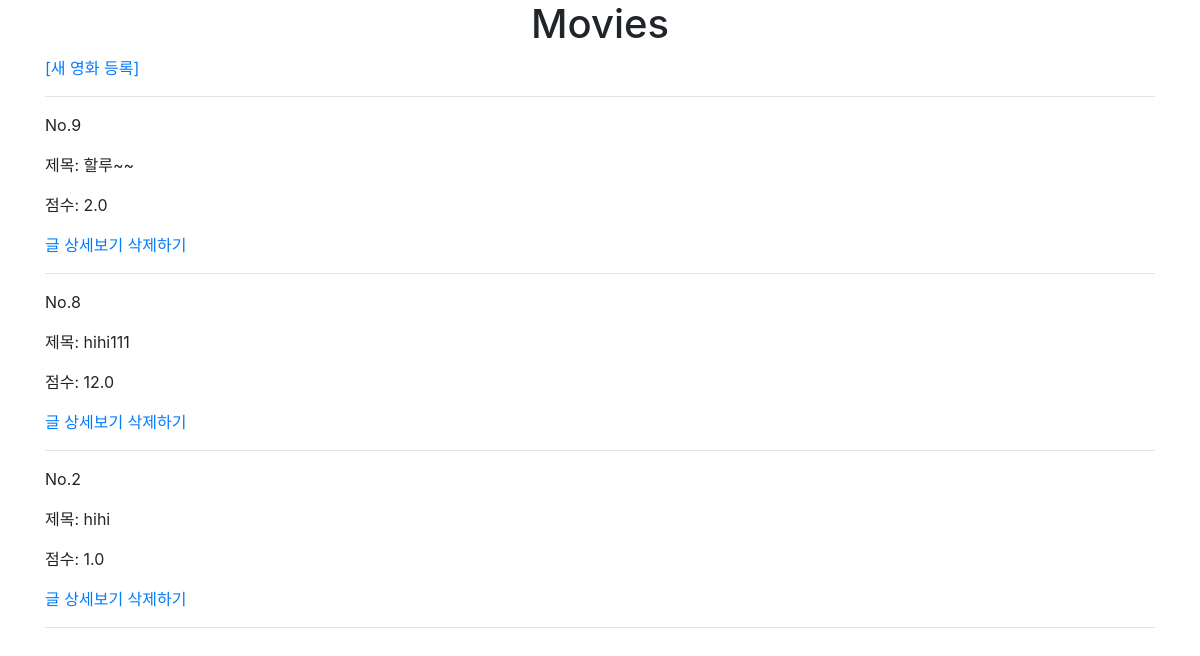
Page /movies/ on the committed database.
### movie/models.py (models this page shows)
class Movie(models.Model):
    title = models.CharField(max_length=20)
    title_en = models.CharField(max_length=30)
    audience = models.IntegerField()
    open_date = models.DateTimeField()
    genre = models.CharField(max_length=20)
    watch_grade = models.CharField(max_length=20)
    score = models.FloatField()
    poster_url = models.TextField()
    description = models.TextField()

### movie/views.py (the view)
# urls.py: path('',views.index, name='index'),
def index(request):
    movie = Movie.objects.all()[::-1]
    return render(request,'movie/index.html',{'movie':movie})

### movie/templates/movie/index.html (shortened to what this page needs)
{% extends 'movie/base.html'%}
{% block body %}
<H1 class="text-center">Movies</H1>
<a href="{% url 'movie:create' %}">[새 영화 등록]</a>
<hr>
{% for movie in movie %}
<p>No.{{ movie.pk }}</p>
<p>제목: {{movie.title}}</p>
<p>점수: {{movie.score}}</p>
<a href="{% url 'movie:detail' movie.pk %}">글 상세보기</a>
<a href="{% url 'movie:delete' movie.pk %}">삭제하기</a>
<hr>
{% endfor %}
{% endblock %}

### rows in the picture
Movie: pk "9", title "할루~~", score "2.0"
Movie: pk "8", title "hihi111", score "12.0"
Movie: pk "2", title "hihi", score "1.0"
